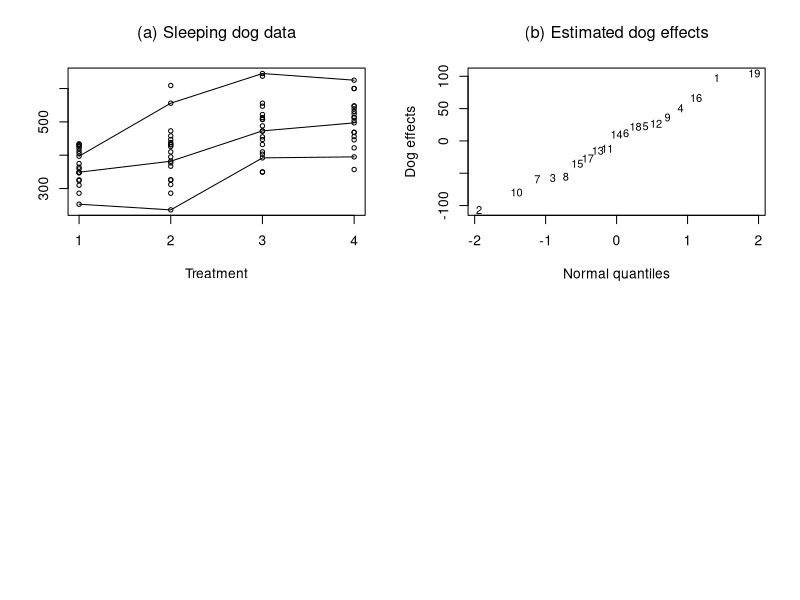

The R source for this figure:
# Section 17.6: sleeping dog example:

x<- scan('dog.dat',skip=2)
  x<- matrix(x,byrow=T,ncol=4)
  xm <- apply(x,1,mean)
  ord<- order(xm)   # order of the means
  n<- nrow(x)

par(mfrow=c(2,2))
plot(rep(1:4,rep(n,4)),c(x),axes=F,
       type='n',xlab='Treatment',ylab='')
  points(rep(1:4,rep(n,4)),c(x),cex=.7)
  axis(side=1,at=c(1,2,3,4))
  axis(side=2)
  box()
  for (i in c(1,n/2,n)) {lines(1:4,x[ord[i],])}
  title(expression('(a) Sleeping dog data'))


y<- c(x)  # vectorized output
  N<- length(y)

# design matrix X: fixed effects
 X <- matrix(0,nrow=N,ncol=4)
 X[,1]<- rep(1,N)
 X[,2]<- rep(c(-1,1),c(2*n,2*n))/2         # effect of pressure with H
 X[,3]<- rep(c(1,-1,1,-1),rep(n,4))/2      # effect of high CO2
 X[,4]<- X[,2]*X[,3]
 XX<- t(X) %*% X

# operation with design matrix Z
Z1y <- function(y,n){     # Z'y for any y
        ymat<- matrix(y,ncol=4)
        ysum<- ymat %*% rep(1,4)
        return(c(ysum))
      }
Zb<- function(b,n){ # Zb for any b
      bb<- rep(b,4)
      return(bb)
     }

# initial value
  betahat <- solve(XX,t(X)%*%y)
  lambda<-0
  dog <- diag(rep(1,n))
  dog<- rbind(dog,dog,dog,dog)
  a<- lm(y~ -1+ dog +X[,2]*X[,3])

  s2<- var(a$res)
  s2b<- var(a$coef[1:n])
  lambda<- s2/s2b

i<-0
cat(i,round(c(s2,s2b,betahat,lambda),4),'\n')
olds2<- 100
olds2b<- 100
# update
while (abs(olds2-s2)/s2 + abs(olds2b-s2b)/s2b >.0001)
{
  i<- i+1
  olds2<- s2
  olds2b<- s2b  
  ybeta <- y - c(X %*% betahat)
  bhat <- Z1y(ybeta,n)/(4 + lambda)
  err<- ybeta - Zb(bhat)
    df <- n*sum(4/(4+lambda))
    s2<- sum(err^2)/(N-df)
  s2b <- 1/n*(sum(bhat^2) + s2*n*sum(1/(4+lambda)))
  lambda<- s2/s2b
  yb<-  y - Zb(bhat)
  betahat<- solve(XX,t(X)%*%yb)
cat(i,round(c(s2,s2b,betahat,lambda),4),'\n')
}  

b<- qqnorm(bhat,plot=F)
  plot(b,xlab='Normal quantiles',ylab='Dog effects',type='n')
  text(b$x,b$y,1:19,cex=.8)
  title(expression('(b) Estimated dog effects'))

breg<- lm(yb~ X[,2]*X[,3])
print(summary(breg))


## ........... for comparisons:
# if assume fixed dog effects:
  cat('Assuming fixed dog effects \n')
  print(summary(a)$coef[20:22,])

# testing interaction only:
int<- (x[,1]+x[,4]) - (x[,2]+x[,3])      # note: formula in page 452 is wrong
print(int)
cat('estimated interaction= ',mean(int),'(se = ',sd(int)/sqrt(19),')\n')

# hydrogen effect:
hydro <- (x[,3]+x[,4])/2 - (x[,1]+x[,2])/2
print(hydro)
cat('estimated hydrogen effect= ',mean(hydro),'(se = ',sd(hydro)/sqrt(19),')\n')

# CO2 effect:
CO2 <- (x[,2]+x[,4])/2 - (x[,1]+x[,3])/2
print(CO2)
cat('estimated CO2 effect= ',mean(CO2),'(se = ',sd(CO2)/sqrt(19),')\n')
